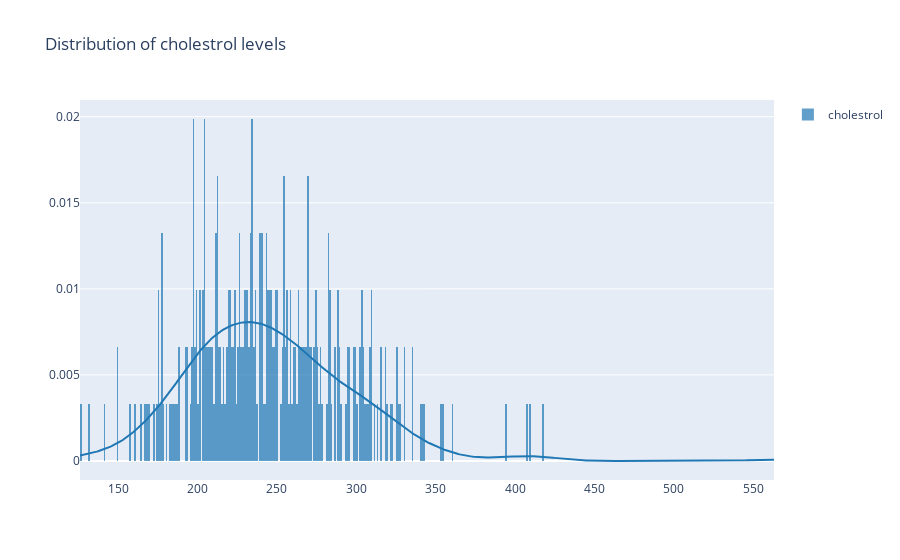

Source (notebook cell):
### Code cell
x = df["chol"]
hist_data = [x]
group_labels = ['cholestrol'] # name of the dataset

fig = ff.create_distplot(hist_data, group_labels, show_rug=False)
fig.update_layout(title = "Distribution of cholestrol levels")
fig.show()

### Figure 1 — Plotly figure (JSON) as saved in the notebook; plotly's stock layout.template omitted (floating-point values rounded to 4 significant figures; data arrays with more than 128 entries replaced by an {"elided": "..."} marker saying what was removed)
{"data": [{"autobinx": false, "histnorm": "probability density", "legendgroup": "cholestrol", "marker": {"color": "rgb(31, 119, 180)"}, "name": "cholestrol", "opacity": 0.7, "type": "histogram", "x": {"elided": "303 int values"}, "xaxis": "x", "xbins": {"end": 564, "size": 1, "start": 126}, "yaxis": "y"}, {"legendgroup": "cholestrol", "marker": {"color": "rgb(31, 119, 180)"}, "mode": "lines", "name": "cholestrol", "showlegend": false, "type": "scatter", "x": {"elided": "500 float values"}, "xaxis": "x", "y": {"elided": "500 float values"}, "yaxis": "y"}], "layout": {"barmode": "overlay", "hovermode": "closest", "legend": {"traceorder": "reversed"}, "title": {"text": "Distribution of cholestrol levels"}, "xaxis": {"anchor": "y2", "domain": [0, 1], "zeroline": false}, "yaxis": {"anchor": "free", "domain": [0, 1], "position": 0}}}
